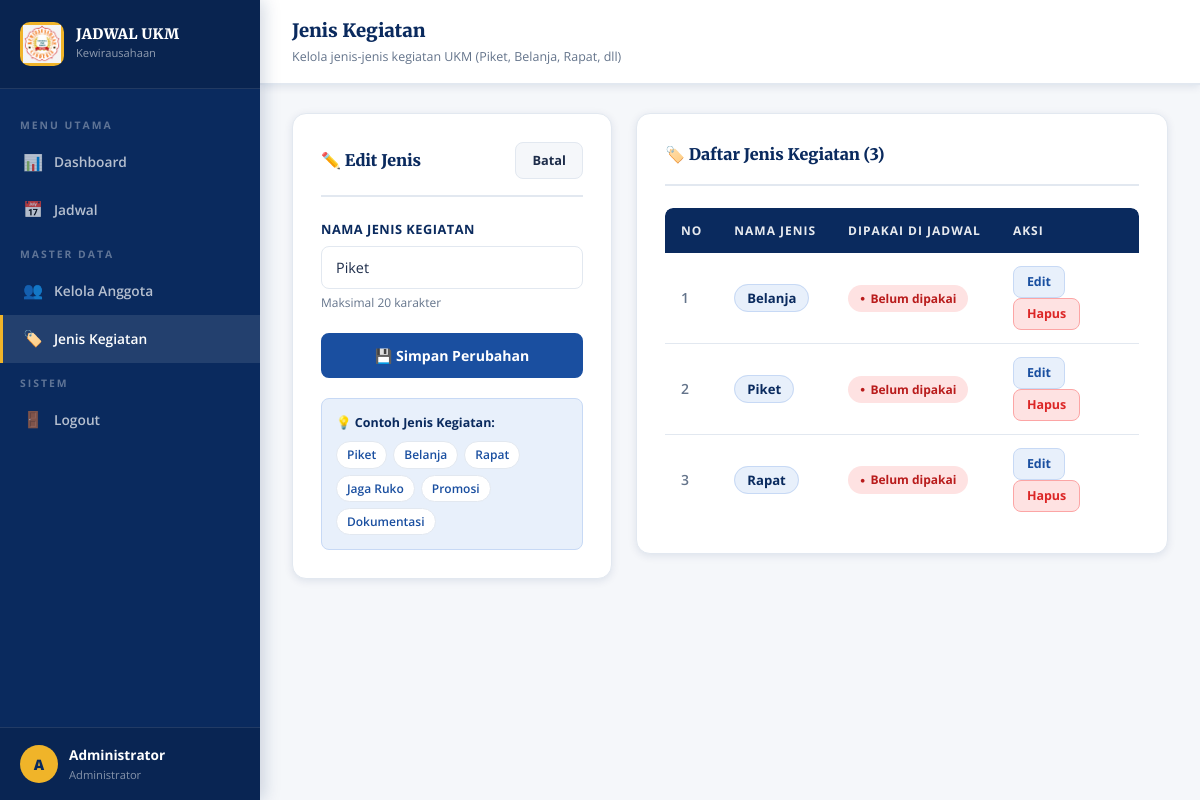
/admin/kelola_jenis.php?edit=1 (signed in), run on the app's committed database.
### tables this page shows
CREATE TABLE jenis_jadwal (
    id_jenis_jadwal INT(11) AUTO_INCREMENT PRIMARY KEY,
    nama_jenis VARCHAR(20) UNIQUE NOT NULL
);

### admin/kelola_jenis.php (the view, shortened to what this page needs)
<?php
require '../config/db.php';
$jenis_list = $pdo->query("
    SELECT jj.*, COUNT(dj.id_detail_jadwal) AS jumlah_dipakai
    FROM jenis_jadwal jj
    LEFT JOIN detail_jadwal dj ON jj.id_jenis_jadwal = dj.id_jenis_jadwal
    GROUP BY jj.id_jenis_jadwal
    ORDER BY jj.nama_jenis
")->fetchAll();
$edit_data = null;
if (isset($_GET['edit'])) {
    $q = $pdo->prepare("SELECT * FROM jenis_jadwal WHERE id_jenis_jadwal=?");
    $q->execute([intval($_GET['edit'])]);
    $edit_data = $q->fetch();
}
?>
<!DOCTYPE html>
<html lang="id">
<head>
<link rel="stylesheet" href="../assets/style.css">
</head>
<body>
<div class="layout">
  <aside class="sidebar">
    <div class="sidebar-brand">
      <div class="brand-icon">
        <img src="../assets/ukm_cendikia.png" alt="Logo" style="width:38px;height:38px;object-fit:contain;" onerror="this.style.display='none';this.nextElementSibling.style.display='flex'">
      </div>
      <div class="brand-text">
        <div class="brand-name">JADWAL UKM</div>
        <div class="brand-sub">Kewirausahaan</div>
      </div>
    </div>
    <nav class="sidebar-nav">
      <p class="nav-label">Menu Utama</p>
      <a href="dashboard.php" class="nav-item">
        <span class="nav-icon">📊</span> Dashboard
      </a>
      <a href="tambah_jadwal.php" class="nav-item">
        <span class="nav-icon">📅</span> Jadwal
      </a>
      <p class="nav-label">Master Data</p>
      <a href="kelola_anggota.php" class="nav-item">
        <span class="nav-icon">👥</span> Kelola Anggota
      </a>
      <a href="kelola_jenis.php" class="nav-item active">
        <span class="nav-icon">🏷️</span> Jenis Kegiatan
      </a>
      <p class="nav-label">Sistem</p>
      <a href="../logout.php" class="nav-item">
        <span class="nav-icon">🚪</span> Logout
      </a>
    </nav>
    <div class="sidebar-footer">
      <div class="user-info">
        <div class="user-avatar"><?= strtoupper(substr($_SESSION['nama'],0,1)) ?></div>
        <div class="user-detail">
          <div class="user-name"><?= htmlspecialchars($_SESSION['nama']) ?></div>
          <div class="user-role">Administrator</div>
        </div>
      </div>
    </div>
  </aside>
  <div class="main-content">
    <header class="topbar">
      <div class="topbar-title">
        <h2>Jenis Kegiatan</h2>
        <p>Kelola jenis-jenis kegiatan UKM (Piket, Belanja, Rapat, dll)</p>
      </div>
    </header>
    <main class="page-content">
      <div style="display:grid;grid-template-columns:320px 1fr;gap:24px;align-items:start;">
        <div class="card">
          <div class="card-header">
            <h3><?= $edit_data ? '✏️ Edit Jenis' : '➕ Tambah Jenis' ?></h3>
            <?php if ($edit_data): ?>
              <a href="kelola_jenis.php" class="btn btn-sm" style="background:var(--gray-light);color:var(--text-dark);border:1px solid var(--gray-mid);">Batal</a>
            <?php endif; ?>
          </div>
          <form method="POST">
            <div class="form-group">
              <label>Nama Jenis Kegiatan</label>
              <input type="text" name="nama_jenis"
                placeholder="Contoh: Piket, Belanja, Rapat..."
                value="<?= $edit_data ? htmlspecialchars($edit_data['nama_jenis']) : '' ?>"
                required maxlength="20">
              <small style="color:var(--gray-text);font-size:0.75rem;">Maksimal 20 karakter</small>
            </div>
            <button type="submit" class="btn btn-blue" style="width:100%;justify-content:center;">
              <?= $edit_data ? '💾 Simpan Perubahan' : '➕ Tambah Jenis' ?>
            </button>
          </form>
          <div style="margin-top:20px;padding:14px;background:var(--blue-soft);border-radius:8px;border:1px solid #c7d9f5;">
            <p style="font-size:0.78rem;font-weight:700;color:var(--blue-dark);margin-bottom:8px;">💡 Contoh Jenis Kegiatan:</p>
            <div style="display:flex;flex-wrap:wrap;gap:6px;">
              <?php foreach (['Piket','Belanja','Rapat','Jaga Ruko','Promosi','Dokumentasi'] as $contoh): ?>
                <span style="background:white;border:1px solid var(--gray-mid);padding:3px 10px;border-radius:50px;font-size:0.75rem;color:var(--blue-mid);font-weight:600;"><?= $contoh ?></span>
              <?php endforeach; ?>
            </div>
          </div>
        </div>
        <div class="card">
          <div class="card-header">
            <h3>🏷️ Daftar Jenis Kegiatan (<?= count($jenis_list) ?>)</h3>
          </div>
          <div class="table-wrapper">
            <?php if (empty($jenis_list)): ?>
              <p style="text-align:center;padding:32px;color:var(--gray-text);">Belum ada jenis kegiatan.</p>
            <?php else: ?>
            <table>
              <thead>
                <tr><th>No</th><th>Nama Jenis</th><th>Dipakai di Jadwal</th><th>Aksi</th></tr>
              </thead>
              <tbody>
                <?php foreach ($jenis_list as $i => $j): ?>
                <tr>
                  <td style="color:var(--gray-text);font-weight:600;"><?= $i+1 ?></td>
                  <td>
                    <span style="background:var(--blue-soft);border:1px solid #c7d9f5;padding:4px 12px;border-radius:50px;font-size:0.82rem;font-weight:700;color:var(--blue-dark);">
                      <?= htmlspecialchars($j['nama_jenis']) ?>
                    </span>
                  </td>
                  <td>
                    <?php if ($j['jumlah_dipakai'] > 0): ?>
                      <span class="badge green"><?= $j['jumlah_dipakai'] ?> jadwal</span>
                    <?php else: ?>
                      <span class="badge red">Belum dipakai</span>
                    <?php endif; ?>
                  </td>
                  <td>
                    <a href="kelola_jenis.php?edit=<?= $j['id_jenis_jadwal'] ?>" class="action-link edit">Edit</a>
                    <?php if ($j['jumlah_dipakai'] == 0): ?>
                      <a href="kelola_jenis.php?hapus=<?= $j['id_jenis_jadwal'] ?>" class="action-link delete"
                         onclick="return confirm('Hapus jenis <?= htmlspecialchars($j['nama_jenis']) ?>?')">Hapus</a>
                    <?php else: ?>
                      <span style="font-size:0.75rem;color:var(--gray-text);padding:5px 8px;">🔒 Terkunci</span>
                    <?php endif; ?>
                  </td>
                </tr>
                <?php endforeach; ?>
              </tbody>
            </table>
            <?php endif; ?>
          </div>
        </div>
      </div>
    </main>
  </div>
</div>
</body>
</html>

### data on the page
jenis_jadwal: nama_jenis "Piket"
jenis_jadwal: nama_jenis "Belanja"
jenis_jadwal: nama_jenis "Rapat"

### other printed values
substr($_SESSION['nama'],0,1) "A"
$_SESSION['nama'] "Administrator"
$contoh "Piket"
$contoh "Belanja"
$contoh "Rapat"
$contoh "Jaga Ruko"
$contoh "Promosi"
$contoh "Dokumentasi"
count($jenis_list) "3"
